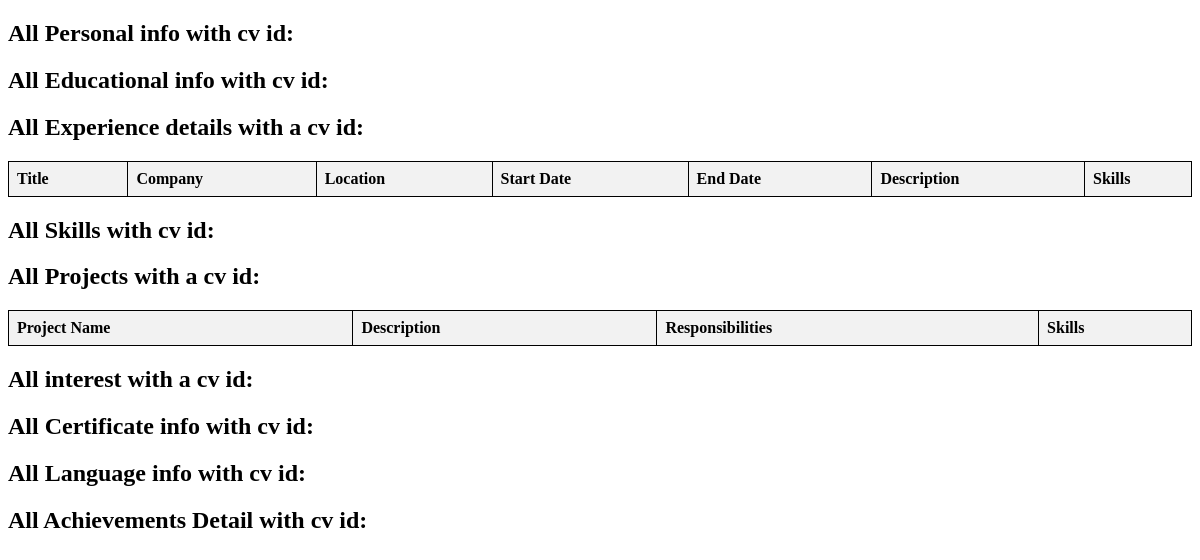
Before: /queryall/27 with the older database file.
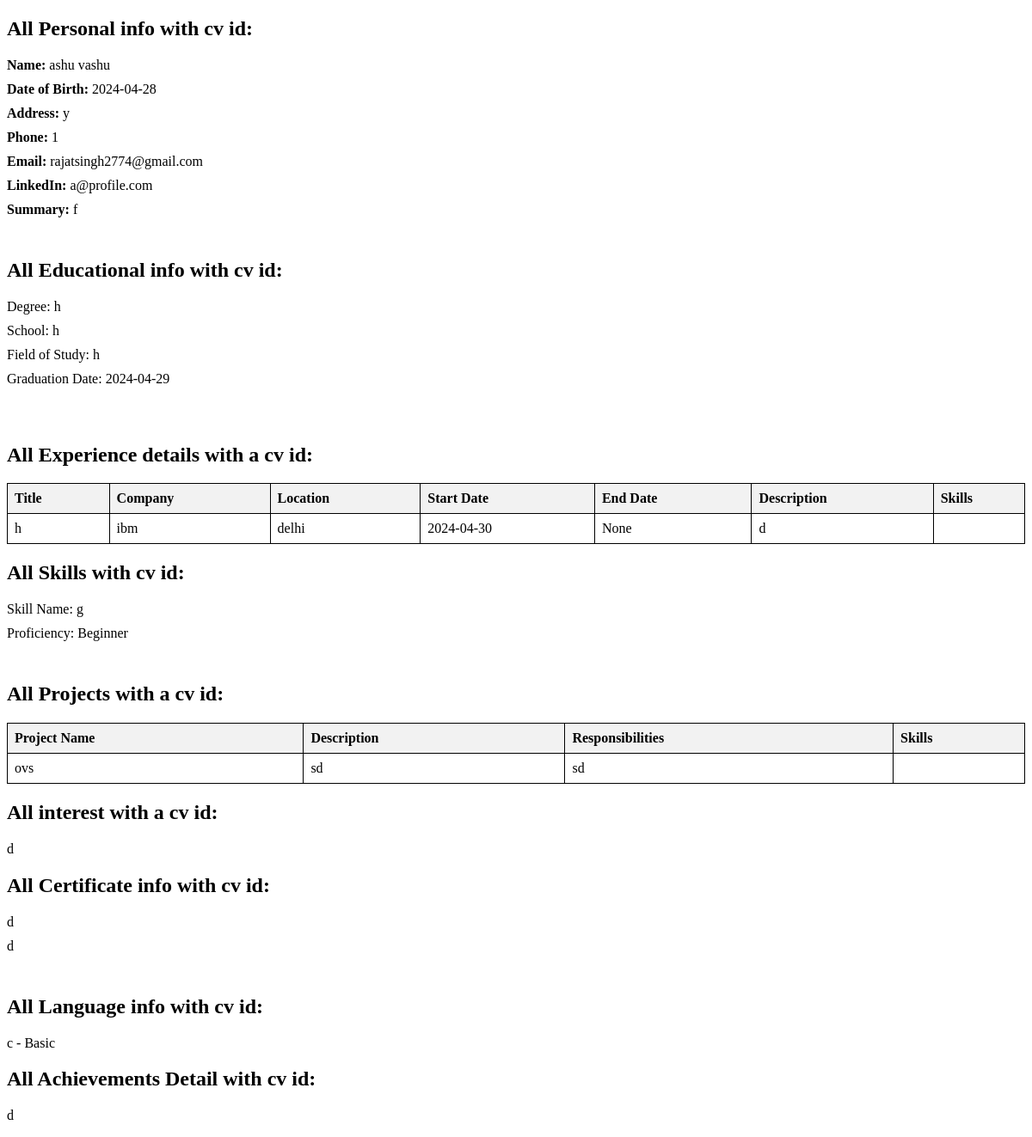
After: the same page with the newer database file.
### app.py (models this page shows)
class PersonalInformation(db.Model):
    PersonalInfoID = db.Column(db.Integer, primary_key=True)
    Userid = db.Column(db.Integer, db.ForeignKey("user.Userid"), nullable=False)
    CV_ID = db.Column(
        db.Integer, db.ForeignKey("cv.CV_ID"), nullable=False
    )  # New column for CV ID
    Fname = db.Column(db.String(100), nullable=False)
    Lname = db.Column(db.String(100), nullable=False)
    DOB = db.Column(db.Date, nullable=False)
    Address = db.Column(db.String(255), nullable=False)
    Phn = db.Column(db.String(20), nullable=False)
    Email = db.Column(db.String(100), nullable=False)
    LinkedIn = db.Column(db.String(255))
    Summary = db.Column(db.Text)

class Education(db.Model):
    Edu_ID = db.Column(db.Integer, primary_key=True)
    CV_ID = db.Column(db.Integer, db.ForeignKey("cv.CV_ID"), nullable=False)
    Userid = db.Column(db.Integer, db.ForeignKey("user.Userid"), nullable=False)
    Degree = db.Column(db.String(255), nullable=False)
    School = db.Column(db.String(255), nullable=False)
    FieldofStudy = db.Column(db.String(255), nullable=False)
    Grad_date = db.Column(db.Date, nullable=True)

class Experience(db.Model):
    __tablename__ = "experience"
    ExpID = db.Column(db.Integer, primary_key=True)
    CV_ID = db.Column(db.Integer, db.ForeignKey("cv.CV_ID"), nullable=False)
    Userid = db.Column(db.Integer, db.ForeignKey("user.Userid"), nullable=False)
    current_job = db.Column(db.Boolean, default=False)
    title = db.Column(db.String(255), nullable=False)
    company = db.Column(db.String(255), nullable=False)
    location = db.Column(db.String(255), nullable=False)  # Renamed from Location
    start_date = db.Column(db.Date, nullable=False)  # Renamed from StartDate
    end_date = db.Column(db.Date, nullable=True)  # Renamed from EndDate
    description = db.Column(db.String(255), nullable=False)  # Renamed from Desc
    skill_id = db.Column(db.Integer, db.ForeignKey("skills.SkillID"))

class Skills(db.Model):
    __tablename__ = "skills"
    SkillID = db.Column(db.Integer, primary_key=True)
    Userid = db.Column(db.Integer, db.ForeignKey("user.Userid"), nullable=False)
    CV_ID = db.Column(db.Integer, db.ForeignKey("cv.CV_ID"), nullable=False)
    skill_name = db.Column(db.String(255), nullable=False)  # Renamed from Skillname
    proficiency = db.Column(db.String(255), nullable=False)

class Project(db.Model):
    ProjectID = db.Column(db.Integer, primary_key=True)
    CV_ID = db.Column(db.Integer, db.ForeignKey("cv.CV_ID"), nullable=False)
    Userid = db.Column(db.Integer, db.ForeignKey("user.Userid"), nullable=False)
    skill_id = db.Column(db.Integer, db.ForeignKey("skills.SkillID"))
    PrjtName = db.Column(db.String(255), nullable=False)
    Desc = db.Column(db.String(255), nullable=False)
    Responsibilities = db.Column(db.String(255), nullable=False)

class Interest(db.Model):
    CV_ID = db.Column(db.Integer, db.ForeignKey("cv.CV_ID"), nullable=False)
    InterestID = db.Column(db.Integer, primary_key=True)
    Userid = db.Column(db.Integer, db.ForeignKey("user.Userid"), nullable=False)
    interest_name = db.Column(db.String(255), nullable=False)

class Certificates(db.Model):
    CertificateID = db.Column(db.Integer, primary_key=True)
    CV_ID = db.Column(db.Integer, db.ForeignKey("cv.CV_ID"), nullable=False)
    Userid = db.Column(db.Integer, db.ForeignKey("user.Userid"), nullable=False)
    Name = db.Column(db.String(255), nullable=False)
    Issuer = db.Column(db.String(255), nullable=False)

class Language(db.Model):
    CV_ID = db.Column(db.Integer, db.ForeignKey("cv.CV_ID"), nullable=False)
    LanguageID = db.Column(db.Integer, primary_key=True)
    Userid = db.Column(db.Integer, db.ForeignKey("user.Userid"), nullable=False)
    LangName = db.Column(db.String(100), nullable=False)
    Proficiency_Lang = db.Column(db.String(50), nullable=False)

class Achievement(db.Model):
    CV_ID = db.Column(db.Integer, db.ForeignKey("cv.CV_ID"), nullable=False)
    AchievID = db.Column(db.Integer, primary_key=True)
    Userid = db.Column(db.Integer, db.ForeignKey("user.Userid"), nullable=False)
    desc = db.Column(db.String(255), nullable=False)

### app.py (the view)
@app.route("/queryall/<int:cv_id>")
def queryall(cv_id):
    personal_info = PersonalInformation.query.filter_by(CV_ID=cv_id).all()
    education_details = Education.query.filter_by(CV_ID=cv_id).all()
    Skill_details = Skills.query.filter_by(CV_ID=cv_id).all()
    Certificates_details = Certificates.query.filter_by(CV_ID=cv_id).all()
    interest_details = Interest.query.filter_by(CV_ID=cv_id).all()
    language_details = Language.query.filter_by(CV_ID=cv_id).all()
    Achievement_details = Achievement.query.filter_by(CV_ID=cv_id).all()
    experiences = Experience.query.filter_by(CV_ID=cv_id).all()
    experience_skills = {}
    for experience in experiences:
        skill_ids = [
            experience.skill_id
        ]  # Assuming skill_id is a comma-separated string of skill IDs
        skill_names = [
            skill.skill_name
            for skill in Skills.query.filter(Skills.SkillID.in_(skill_ids))
        ]
        experience_skills[experience.ExpID] = skill_names
    projects = Project.query.filter_by(CV_ID=cv_id).all()
    project_skills = {}
    for project in projects:
        skill_ids = [
            project.skill_id
        ]  # Assuming skill_id is a comma-separated string of skill IDs
        skill_names = [
            skill.skill_name
            for skill in Skills.query.filter(Skills.SkillID.in_(skill_ids))
        ]
        project_skills[project.ProjectID] = skill_names
    return render_template(
        "Queries_all.html",
        Certificates_details=Certificates_details,
        personal_info=personal_info,
        education_details=education_details,
        experiences=experiences,
        experience_skills=experience_skills,
        Skill_details=Skill_details,
        projects=projects,
        project_skills=project_skills,
        interest_details=interest_details,
        language_details=language_details,
        Achievement_details=Achievement_details,
    )

### templates/Queries_all.html (shortened to what this page needs)
<!DOCTYPE html>
<html lang="en">
<head>
</head>
<body>
    <h2>All Personal info with cv id:</h2>
    <ul>
        {% for info in personal_info %}
            <li><strong>Name:</strong> {{ info.Fname }} {{ info.Lname }}</li>
            <li><strong>Date of Birth:</strong> {{ info.DOB }}</li>
            <li><strong>Address:</strong> {{ info.Address }}</li>
            <li><strong>Phone:</strong> {{ info.Phn }}</li>
            <li><strong>Email:</strong> {{ info.Email }}</li>
            <li><strong>LinkedIn:</strong> {{ info.LinkedIn }}</li>
            <li><strong>Summary:</strong> {{ info.Summary }}</li>
            <br>
        {% endfor %}
    </ul>
    <h2>All Educational info with cv id:</h2>
    <ul>
    {% for edu in education_details %}
        <li>Degree: {{ edu.Degree }}</li>
        <li>School: {{ edu.School }}</li>
        <li>Field of Study: {{ edu.FieldofStudy }}</li>
        <li>Graduation Date: {{ edu.Grad_date }}</li><br><br>
    {% endfor %}
    </ul>
    <h2>All Experience details with a cv id:</h2>
    <table>
        <thead>
            <tr>
                <th>Title</th>
                <th>Company</th>
                <th>Location</th>
                <th>Start Date</th>
                <th>End Date</th>
                <th>Description</th>
                <th>Skills</th>
            </tr>
        </thead>
        <tbody>
            {% for experience in experiences %}
                <tr>
                    <td>{{ experience.title }}</td>
                    <td>{{ experience.company }}</td>
                    <td>{{ experience.location }}</td>
                    <td>{{ experience.start_date }}</td>
                    <td>{{ experience.end_date }}</td>
                    <td>{{ experience.description }}</td>
                    <td>
                    </td>
                </tr>
            {% endfor %}
        </tbody>
    </table>
    <h2>All Skills with cv id:</h2>
    <ul>
    {% for skill in Skill_details %}
        <li>Skill Name: {{ skill.skill_name }}</li>
        <li>Proficiency: {{ skill.proficiency }}</li><br>
    {% endfor %}
    </ul>
    <h2>All Projects with a cv id:</h2>
    <table>
        <thead>
            <tr>
                <th>Project Name</th>
                <th>Description</th>
                <th>Responsibilities</th>
                <th>Skills</th>
            </tr>
        </thead>
        <tbody>
            {% for project in projects %}
                <tr>
                    <td>{{ project.PrjtName }}</td>
                    <td>{{ project.Desc }}</td>
                    <td>{{ project.Responsibilities }}</td>
                    <td>
                    </td>
                </tr>
            {% endfor %}
        </tbody>
    </table>
    <h2>All interest with a cv id:</h2>
    <ul>
    {% for interest in interest_details %}
        <li>{{ interest.interest_name }}</li>
    {% endfor %}
    </ul>
    <h2>All Certificate info with cv id:</h2>
    <ul>
    {% for cert in Certificates_details %}
        <li>{{ cert.Name }}</li>
        <li>{{ cert.Issuer }}</li><br>
    {% endfor %}
    </ul>
    <h2>All Language info with cv id:</h2>
    <ul>
    {% for language in language_details %}
        <li>{{ language.LangName }} - {{ language.Proficiency_Lang }}</li>
    {% endfor %}
    </ul>
    <h2>All Achievements Detail with cv id:</h2>
    <ul>
    {% for achievement in Achievement_details %}
        <li>{{ achievement.desc }}</li>
    {% endfor %}
    </ul>
</body>
</html>

### templates/Queries_all.html (style rules this page uses)
ul { list-style-type: none; padding: 0; }
li { margin-bottom: 10px; }
table { border-collapse: collapse; width: 100%; }
th, td { border: 1px solid black; padding: 8px; text-align: left; }
th { background-color: #f2f2f2; }
th:not(:last-child), td:not(:last-child) { padding-right: 20px; }

Changed rows visible on the page:
added PersonalInformation: Fname "ashu", Lname "vashu", DOB "2024-04-28", Address "y", Phn "1", Email "rajatsingh2774@gmail.com", LinkedIn "a@profile.com", Summary "f"
added Education: Degree "h", School "h", FieldofStudy "h", Grad_date "2024-04-29"
added Experience: title "h", company "ibm", location "delhi", start_date "2024-04-30", end_date "None", description "d"
added Skills: skill_name "g", proficiency "Beginner"
added Project: PrjtName "ovs", Desc "sd", Responsibilities "sd"
added Interest: interest_name "d"
added Certificates: Name "d", Issuer "d"
added Language: LangName "c", Proficiency_Lang "Basic"
added Achievement: desc "d"
